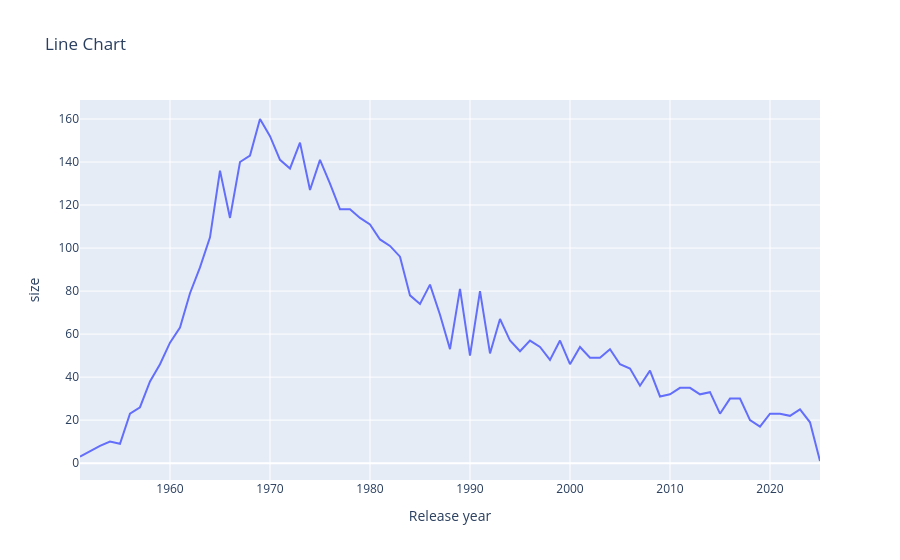

The notebook cell this image was saved under:
### Markdown cell above
## 📈 Line chart

Create a line chart that shows the total number of albums released each year by all artists in the `performers_albums` dataset.

### Code cell
#We already converted 'Release date' to year in the code above. Now we tell Pandas to count the number of occurrences of each 'Year' using the .size() method

agg_for_line_performers_albums=performers_albums.groupby(['Release year'], as_index=False).size()

#Build the chart
fig2=px.line(agg_for_line_performers_albums, x='Release year', y='size', title="Line Chart", markers=False)
fig2.show()

### Figure 1 — Plotly figure (JSON) as saved in the notebook; plotly's stock layout.template omitted (floating-point values rounded to 4 significant figures)
{"data": [{"hovertemplate": "Release year=%{x}<br>size=%{y}<extra></extra>", "legendgroup": "", "line": {"color": "#636efa", "dash": "solid"}, "marker": {"symbol": "circle"}, "mode": "lines", "name": "", "orientation": "v", "showlegend": false, "type": "scatter", "x": [1951, 1953, 1954, 1955, 1956, 1957, 1958, 1959, 1960, 1961, 1962, 1963, 1964, 1965, 1966, 1967, 1968, 1969, 1970, 1971, 1972, 1973, 1974, 1975, 1976, 1977, 1978, 1979, 1980, 1981, 1982, 1983, 1984, 1985, 1986, 1987, 1988, 1989, 1990, 1991, 1992, 1993, 1994, 1995, 1996, 1997, 1998, 1999, 2000, 2001, 2002, 2003, 2004, 2005, 2006, 2007, 2008, 2009, 2010, 2011, 2012, 2013, 2014, 2015, 2016, 2017, 2018, 2019, 2020, 2021, 2022, 2023, 2024, 2025], "xaxis": "x", "y": [3, 8, 10, 9, 23, 26, 38, 46, 56, 63, 79, 91, 105, 136, 114, 140, 143, 160, 152, 141, 137, 149, 127, 141, 130, 118, 118, 114, 111, 104, 101, 96, 78, 74, 83, 69, 53, 81, 50, 80, 51, 67, 57, 52, 57, 54, 48, 57, 46, 54, 49, 49, 53, 46, 44, 36, 43, 31, 32, 35, 35, 32, 33, 23, 30, 30, 20, 17, 23, 23, 22, 25, 19, 1], "yaxis": "y"}], "layout": {"autosize": true, "legend": {"tracegroupgap": 0}, "title": {"text": "Line Chart"}, "xaxis": {"anchor": "y", "autorange": true, "domain": [0, 1], "range": [1951, 2025], "title": {"text": "Release year"}, "type": "linear"}, "yaxis": {"anchor": "x", "autorange": true, "domain": [0, 1], "range": [-7.833, 168.8], "title": {"text": "size"}, "type": "linear"}}}
